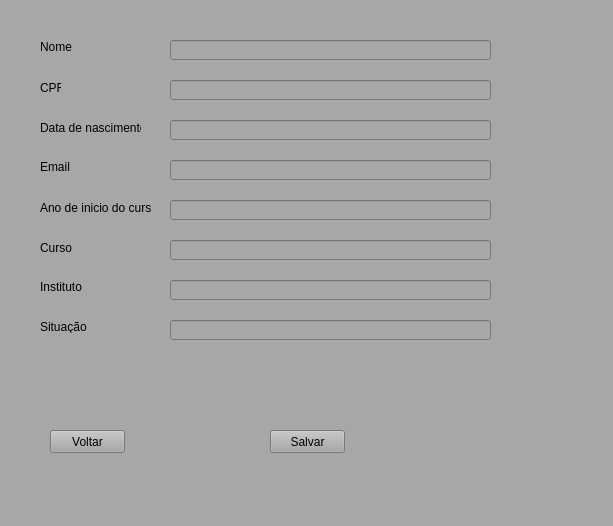
<?xml version="1.0" encoding="UTF-8"?>
<ui version="4.0">
 <class>CadAluno</class>
 <widget class="QMainWindow" name="CadAluno">
  <property name="geometry">
   <rect>
    <x>0</x>
    <y>0</y>
    <width>613</width>
    <height>526</height>
   </rect>
  </property>
  <property name="windowTitle">
   <string>Cadastrar Aluno</string>
  </property>
  <property name="styleSheet">
   <string notr="true">background-color: rgb(167, 167, 167);</string>
  </property>
  <widget class="QWidget" name="centralwidget">
   <widget class="QLabel" name="label">
    <property name="geometry">
     <rect>
      <x>40</x>
      <y>40</y>
      <width>47</width>
      <height>13</height>
     </rect>
    </property>
    <property name="text">
     <string>Nome</string>
    </property>
   </widget>
   <widget class="QLabel" name="label_2">
    <property name="geometry">
     <rect>
      <x>40</x>
      <y>80</y>
      <width>21</width>
      <height>16</height>
     </rect>
    </property>
    <property name="text">
     <string>CPF</string>
    </property>
   </widget>
   <widget class="QLabel" name="label_3">
    <property name="geometry">
     <rect>
      <x>40</x>
      <y>120</y>
      <width>101</width>
      <height>16</height>
     </rect>
    </property>
    <property name="text">
     <string>Data de nascimento</string>
    </property>
   </widget>
   <widget class="QLabel" name="label_4">
    <property name="geometry">
     <rect>
      <x>40</x>
      <y>160</y>
      <width>47</width>
      <height>13</height>
     </rect>
    </property>
    <property name="text">
     <string>Email</string>
    </property>
   </widget>
   <widget class="QLineEdit" name="entradaNome">
    <property name="geometry">
     <rect>
      <x>170</x>
      <y>40</y>
      <width>321</width>
      <height>20</height>
     </rect>
    </property>
   </widget>
   <widget class="QLineEdit" name="entradaCpf">
    <property name="geometry">
     <rect>
      <x>170</x>
      <y>80</y>
      <width>321</width>
      <height>20</height>
     </rect>
    </property>
   </widget>
   <widget class="QLineEdit" name="entradaNascimento">
    <property name="geometry">
     <rect>
      <x>170</x>
      <y>120</y>
      <width>321</width>
      <height>20</height>
     </rect>
    </property>
   </widget>
   <widget class="QLineEdit" name="entradaEmail">
    <property name="geometry">
     <rect>
      <x>170</x>
      <y>160</y>
      <width>321</width>
      <height>20</height>
     </rect>
    </property>
   </widget>
   <widget class="QLabel" name="label_5">
    <property name="geometry">
     <rect>
      <x>40</x>
      <y>200</y>
      <width>111</width>
      <height>16</height>
     </rect>
    </property>
    <property name="text">
     <string>Ano de inicio do curso</string>
    </property>
   </widget>
   <widget class="QLabel" name="label_6">
    <property name="geometry">
     <rect>
      <x>40</x>
      <y>240</y>
      <width>101</width>
      <height>16</height>
     </rect>
    </property>
    <property name="text">
     <string>Curso</string>
    </property>
   </widget>
   <widget class="QLabel" name="label_7">
    <property name="geometry">
     <rect>
      <x>40</x>
      <y>280</y>
      <width>47</width>
      <height>13</height>
     </rect>
    </property>
    <property name="text">
     <string>Instituto</string>
    </property>
   </widget>
   <widget class="QLineEdit" name="entradaAnoInicio">
    <property name="geometry">
     <rect>
      <x>170</x>
      <y>200</y>
      <width>321</width>
      <height>20</height>
     </rect>
    </property>
   </widget>
   <widget class="QLineEdit" name="entradaCurso">
    <property name="geometry">
     <rect>
      <x>170</x>
      <y>240</y>
      <width>321</width>
      <height>20</height>
     </rect>
    </property>
   </widget>
   <widget class="QLineEdit" name="entradaInstituto">
    <property name="geometry">
     <rect>
      <x>170</x>
      <y>280</y>
      <width>321</width>
      <height>20</height>
     </rect>
    </property>
   </widget>
   <widget class="QPushButton" name="btnVoltar">
    <property name="geometry">
     <rect>
      <x>50</x>
      <y>430</y>
      <width>75</width>
      <height>23</height>
     </rect>
    </property>
    <property name="text">
     <string>Voltar</string>
    </property>
   </widget>
   <widget class="QPushButton" name="btnSalvar">
    <property name="geometry">
     <rect>
      <x>270</x>
      <y>430</y>
      <width>75</width>
      <height>23</height>
     </rect>
    </property>
    <property name="text">
     <string>Salvar</string>
    </property>
   </widget>
   <widget class="QLabel" name="label_8">
    <property name="geometry">
     <rect>
      <x>40</x>
      <y>320</y>
      <width>47</width>
      <height>13</height>
     </rect>
    </property>
    <property name="text">
     <string>Situação</string>
    </property>
   </widget>
   <widget class="QLineEdit" name="entradaStatus">
    <property name="geometry">
     <rect>
      <x>170</x>
      <y>320</y>
      <width>321</width>
      <height>20</height>
     </rect>
    </property>
   </widget>
   <widget class="QLabel" name="labelMensagem">
    <property name="geometry">
     <rect>
      <x>180</x>
      <y>400</y>
      <width>281</width>
      <height>20</height>
     </rect>
    </property>
    <property name="text">
     <string/>
    </property>
   </widget>
  </widget>
  <widget class="QStatusBar" name="statusbar"/>
 </widget>
 <resources/>
 <connections/>
</ui>
